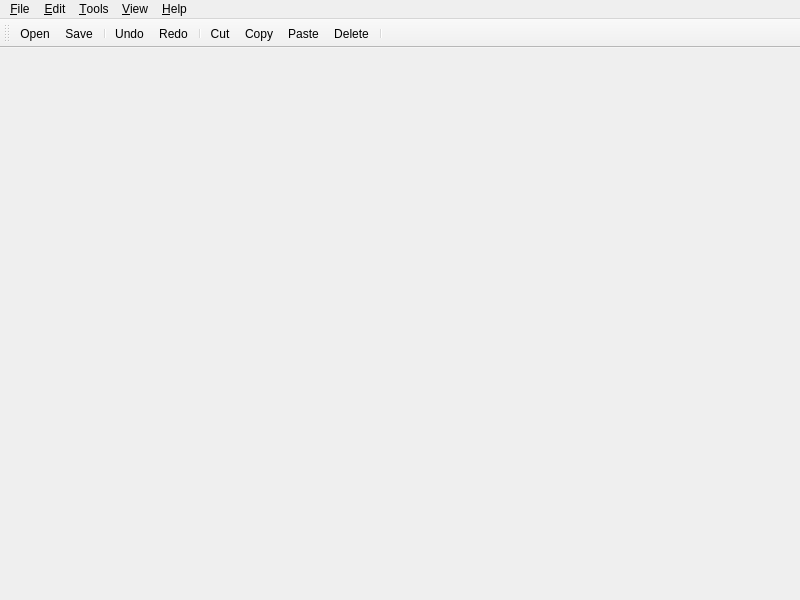
<?xml version="1.0" encoding="UTF-8"?>
<ui version="4.0">
 <class>BuilderWindow</class>
 <widget class="QMainWindow" name="BuilderWindow">
  <property name="geometry">
   <rect>
    <x>0</x>
    <y>0</y>
    <width>800</width>
    <height>600</height>
   </rect>
  </property>
  <property name="windowTitle">
   <string>Builder</string>
  </property>
  <widget class="QWidget" name="centralwidget"/>
  <widget class="QMenuBar" name="menubar">
   <property name="geometry">
    <rect>
     <x>0</x>
     <y>0</y>
     <width>800</width>
     <height>25</height>
    </rect>
   </property>
   <widget class="QMenu" name="menuFile">
    <property name="title">
     <string>&amp;File</string>
    </property>
    <addaction name="actionOpen"/>
    <addaction name="actionSave"/>
    <addaction name="actionSaveAs"/>
    <addaction name="actionClose"/>
    <addaction name="separator"/>
    <addaction name="actionQuit"/>
   </widget>
   <widget class="QMenu" name="menuEdit">
    <property name="title">
     <string>&amp;Edit</string>
    </property>
    <addaction name="actionUndo"/>
    <addaction name="actionRedo"/>
    <addaction name="separator"/>
    <addaction name="actionCut"/>
    <addaction name="actionCopy"/>
    <addaction name="actionPaste"/>
    <addaction name="actionDelete"/>
   </widget>
   <widget class="QMenu" name="menuView">
    <property name="title">
     <string>&amp;View</string>
    </property>
    <widget class="QMenu" name="menuSetBackgroundColor">
     <property name="title">
      <string>Set Background Color</string>
     </property>
     <addaction name="actionBackgroundBlack"/>
     <addaction name="actionBackgroundGray"/>
     <addaction name="actionBackgroundWhite"/>
     <addaction name="actionBackgroundOther"/>
    </widget>
    <addaction name="actionCenterCamera"/>
    <addaction name="menuSetBackgroundColor"/>
    <addaction name="separator"/>
   </widget>
   <widget class="QMenu" name="menuHelp">
    <property name="title">
     <string>&amp;Help</string>
    </property>
    <addaction name="actionAbout"/>
   </widget>
   <widget class="QMenu" name="menuTools">
    <property name="title">
     <string>&amp;Tools</string>
    </property>
    <addaction name="actionNavigate"/>
    <addaction name="actionBuild"/>
    <addaction name="actionManipulate"/>
    <addaction name="separator"/>
    <addaction name="actionPredictBonds"/>
    <addaction name="actionAdjustHydrogens"/>
    <addaction name="separator"/>
    <addaction name="actionMoleculeProperties"/>
   </widget>
   <addaction name="menuFile"/>
   <addaction name="menuEdit"/>
   <addaction name="menuTools"/>
   <addaction name="menuView"/>
   <addaction name="menuHelp"/>
  </widget>
  <widget class="QToolBar" name="toolBar">
   <property name="windowTitle">
    <string>toolBar</string>
   </property>
   <attribute name="toolBarArea">
    <enum>TopToolBarArea</enum>
   </attribute>
   <attribute name="toolBarBreak">
    <bool>false</bool>
   </attribute>
   <addaction name="actionOpen"/>
   <addaction name="actionSave"/>
   <addaction name="separator"/>
   <addaction name="actionUndo"/>
   <addaction name="actionRedo"/>
   <addaction name="separator"/>
   <addaction name="actionCut"/>
   <addaction name="actionCopy"/>
   <addaction name="actionPaste"/>
   <addaction name="actionDelete"/>
   <addaction name="separator"/>
  </widget>
  <action name="actionOpen">
   <property name="text">
    <string>&amp;Open</string>
   </property>
   <property name="toolTip">
    <string>Open File</string>
   </property>
   <property name="shortcut">
    <string>Ctrl+O</string>
   </property>
  </action>
  <action name="actionSave">
   <property name="text">
    <string>&amp;Save</string>
   </property>
   <property name="shortcut">
    <string>Ctrl+S</string>
   </property>
  </action>
  <action name="actionSaveAs">
   <property name="text">
    <string>Save &amp;As</string>
   </property>
  </action>
  <action name="actionClose">
   <property name="text">
    <string>&amp;Close</string>
   </property>
   <property name="shortcut">
    <string>Ctrl+W</string>
   </property>
  </action>
  <action name="actionQuit">
   <property name="text">
    <string>&amp;Quit</string>
   </property>
   <property name="shortcut">
    <string>Ctrl+Q</string>
   </property>
  </action>
  <action name="actionUndo">
   <property name="text">
    <string>&amp;Undo</string>
   </property>
   <property name="shortcut">
    <string>Ctrl+Z</string>
   </property>
  </action>
  <action name="actionRedo">
   <property name="text">
    <string>&amp;Redo</string>
   </property>
   <property name="shortcut">
    <string>Ctrl+Shift+Z</string>
   </property>
  </action>
  <action name="actionCopy">
   <property name="text">
    <string>&amp;Copy</string>
   </property>
   <property name="shortcut">
    <string>Ctrl+C</string>
   </property>
  </action>
  <action name="actionPaste">
   <property name="text">
    <string>&amp;Paste</string>
   </property>
   <property name="shortcut">
    <string>Ctrl+V</string>
   </property>
  </action>
  <action name="actionAbout">
   <property name="text">
    <string>&amp;About</string>
   </property>
  </action>
  <action name="actionDelete">
   <property name="text">
    <string>&amp;Delete</string>
   </property>
   <property name="shortcut">
    <string>Del</string>
   </property>
  </action>
  <action name="actionCenterCamera">
   <property name="text">
    <string>&amp;Center Camera</string>
   </property>
  </action>
  <action name="actionCut">
   <property name="text">
    <string>Cu&amp;t</string>
   </property>
   <property name="shortcut">
    <string>Ctrl+X</string>
   </property>
  </action>
  <action name="actionBackgroundBlack">
   <property name="checkable">
    <bool>true</bool>
   </property>
   <property name="checked">
    <bool>true</bool>
   </property>
   <property name="text">
    <string>Black</string>
   </property>
  </action>
  <action name="actionBackgroundGray">
   <property name="checkable">
    <bool>true</bool>
   </property>
   <property name="text">
    <string>Gray</string>
   </property>
  </action>
  <action name="actionBackgroundWhite">
   <property name="checkable">
    <bool>true</bool>
   </property>
   <property name="text">
    <string>White</string>
   </property>
  </action>
  <action name="actionBackgroundOther">
   <property name="checkable">
    <bool>true</bool>
   </property>
   <property name="text">
    <string>Other</string>
   </property>
  </action>
  <action name="actionPredictBonds">
   <property name="text">
    <string>&amp;Predict Bonds</string>
   </property>
  </action>
  <action name="actionNavigate">
   <property name="checkable">
    <bool>true</bool>
   </property>
   <property name="text">
    <string>Navigate</string>
   </property>
   <property name="shortcut">
    <string>Alt+N</string>
   </property>
  </action>
  <action name="actionBuild">
   <property name="checkable">
    <bool>true</bool>
   </property>
   <property name="text">
    <string>Build</string>
   </property>
   <property name="shortcut">
    <string>Alt+B</string>
   </property>
  </action>
  <action name="actionManipulate">
   <property name="checkable">
    <bool>true</bool>
   </property>
   <property name="text">
    <string>Manipulate</string>
   </property>
   <property name="shortcut">
    <string>Alt+M</string>
   </property>
  </action>
  <action name="actionMoleculeProperties">
   <property name="text">
    <string>Molecule P&amp;roperties</string>
   </property>
  </action>
  <action name="actionAdjustHydrogens">
   <property name="text">
    <string>&amp;Adjust Hydrogens</string>
   </property>
  </action>
 </widget>
 <resources/>
 <connections/>
</ui>
